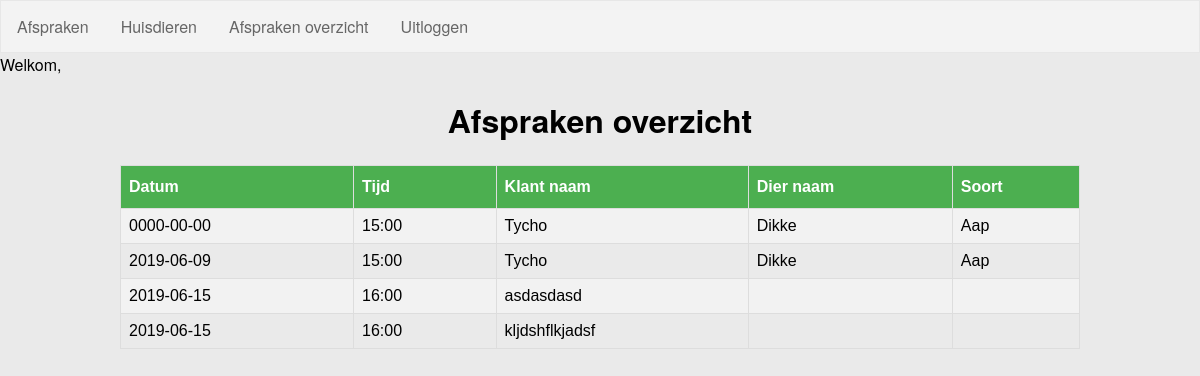
/?page=afsprakenoverzicht (signed in), run on an earlier commit of the app's database.
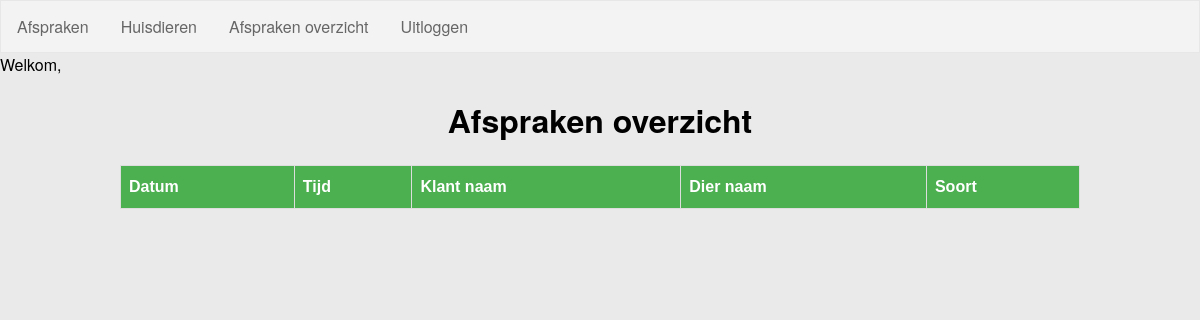
And on a later commit of the database.
### tables this page shows
CREATE TABLE `afspraken` (
  `id` int(11) NOT NULL,
  `datum` date NOT NULL,
  `tijd` varchar(64) NOT NULL,
  `klant_id` int(11) NOT NULL,
  `huisdier_id` int(11) NOT NULL
);

CREATE TABLE `klanten` (
  `id` int(11) NOT NULL,
  `klantnaam` varchar(32) NOT NULL,
  `email` varchar(32) NOT NULL,
  `wachtwoord` varchar(128) NOT NULL
);

CREATE TABLE `huisdieren` (
  `id` int(11) NOT NULL,
  `klant_id` int(11) NOT NULL,
  `soort` varchar(32) NOT NULL,
  `ras` varchar(32) NOT NULL,
  `naam` varchar(64) NOT NULL,
  `gebdatum` date NOT NULL
);

### pages/overzichtafspraken.php (the view, shortened to what this page needs)
<?php include_once 'includes/header.php'; ?>
<body>
<?php include_once 'includes/navbar.php'; ?>
<?php if (isset($_SESSION['logged_in'])) { ?>
    <h1>
        <center>Afspraken overzicht
    </h1></center>
    <?php
    $get_array_to_filter = array(
        'delete' => FILTER_SANITIZE_SPECIAL_CHARS,
        'update' => FILTER_SANITIZE_SPECIAL_CHARS
    );
    $filteredGetArray = filter_input_array(INPUT_GET, $get_array_to_filter);
    if (isset($filteredGetArray['update'])) { ?>
        <div class="form-style-6">
            <h1>Afspraak bijwerken</h1>
            <form name="afspraakbijwerken" action="" method="post">
                <input type="text" name="nieuwetijd" placeholder="Nieuwe tijd"/>
                <input type="date" name="nieuwedatum"/>
                <input type="submit" name="updateSubmit" value="Bijwerken"/>
            </form>
        </div>
        <?php
    } else {
        $query = "SELECT afspraken.id, datum, tijd, klantnaam, naam, soort
		FROM afspraken
		LEFT JOIN klanten ON afspraken.klant_id = klanten.id
		LEFT JOIN huisdieren ON afspraken.huisdier_id = huisdieren.id;";
        $afspraken = $database->prepare($query);
        try {
            $afspraken->execute(array());
            $afspraken->setFetchMode(PDO::FETCH_ASSOC);
            echo "<center><table id='tabel'>
			<th>Datum</th>
			<th>Tijd</th>
			<th>Klant naam</th>
			<th>Dier naam</th>
			<th>Soort</th>";
            foreach ($afspraken as $afspraak) {
                echo "<tr>";
                echo "<td>" . $afspraak["datum"] . "&nbsp;&nbsp; </td>";
                echo "<td>" . $afspraak["tijd"] . "&nbsp;&nbsp; </td>";
                echo "<td>" . $afspraak["klantnaam"] . "&nbsp;&nbsp; </td>";
                echo "<td>" . $afspraak["naam"] . "&nbsp;&nbsp; </td>";
                echo "<td>" . $afspraak["soort"] . "&nbsp;&nbsp; </td>";
                echo "</tr>";
            }
            echo "</table></center>";
        } catch (PDOException $e) {
            echo "<script>alert('Geen afspraken gevonden.');</script>";
        }
    }
} else {
    echo "<center><h1>Je moet ingelogd zijn.</center></h1>";
    echo "<center><a href='index.php'>Klik hier om in te loggen</a></center>";
}
?>
<br><br>
</body>
</html>

### index.php (shortened to what this page needs)
<?php include_once 'config/dbconfig.php'; ?>
<?php
switch (filter_input(INPUT_GET, 'page')) {
	case 'afsprakenoverzicht':
        include_once 'pages/overzichtafspraken.php';
        break;
}
?>

### includes/header.php (shortened to what this page needs)
<!DOCTYPE html>
<html lang="en">
<head>
	<link rel="stylesheet" type="text/css" href="style.css">
</head>

### includes/navbar.php (shortened to what this page needs)
<ul>
    <?php if (isset($_SESSION['logged_in'])) { ?>
        <li><a href="?page=afspraken">Afspraken</a></li>
        <li><a href="?page=huisdieren">Huisdieren</a></li>
        <li><a href="?page=afsprakenoverzicht">Afspraken overzicht</a></li>
        <li><a href="?page=uitloggen">Uitloggen</a></li>
    <?php } ?>
</ul>
<?php if (isset($_SESSION['logged_in'])) { ?>
    Welkom, <?= $_SESSION['klantnaam'] ?>
<?php } ?>

### style.css (style rules this page uses)
ul { list-style-type: none; margin: 0; padding: 0; overflow: hidden; border: 1px solid #e7e7e7; background-color: #f3f3f3; }
li { float: left; }
li a { display: block; color: #666; text-align: center; padding: 14px 16px; text-decoration: none; }
body { margin:auto; font-family: "Helvetica Neue", "Lucida Grande", Helvetica, Arial, Verdana, sans-serif; background-color: #eaeaea; }
#tabel { font-family: "Trebuchet MS", Arial, Helvetica, sans-serif; border-collapse: collapse; width: 80%; }
#tabel td, #tabel th { border: 1px solid #ddd; padding: 8px; }
#tabel th { padding-top: 12px; padding-bottom: 12px; text-align: left; background-color: #4CAF50; color: white; }
#tabel tr:nth-child(even) { background-color: #f2f2f2; }

What changed in the data, as far as the page shows it:
removed afspraken: datum "0000-00-00", tijd "15:00", klanten.klantnaam "Tycho", huisdieren.naam "Dikke", huisdieren.soort "Aap"
removed afspraken: datum "2019-06-09", tijd "15:00", klanten.klantnaam "Tycho", huisdieren.naam "Dikke", huisdieren.soort "Aap"
removed afspraken: datum "2019-06-15", tijd "16:00", klanten.klantnaam "asdasdasd"
removed afspraken: datum "2019-06-15", tijd "16:00", klanten.klantnaam "kljdshflkjadsf"
